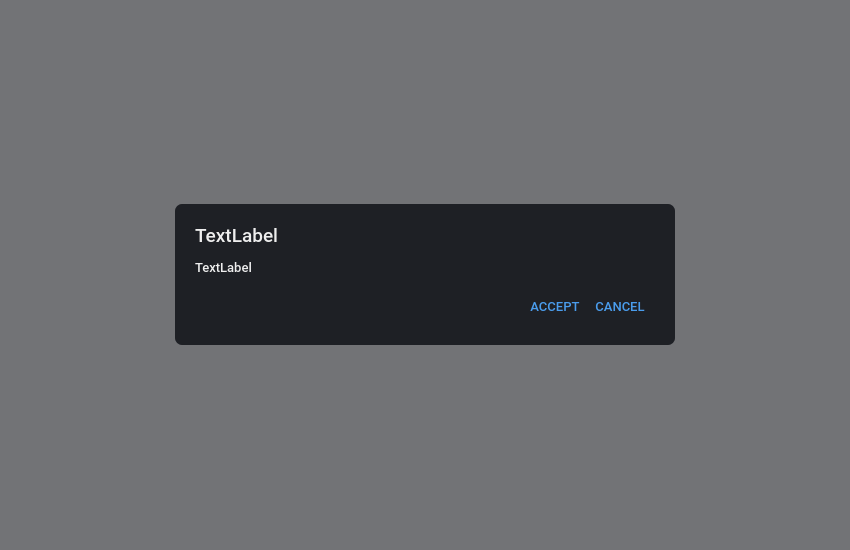
<?xml version="1.0" encoding="UTF-8"?>
<ui version="4.0">
 <class>AcceptDialog</class>
 <widget class="QWidget" name="AcceptDialog">
  <property name="geometry">
   <rect>
    <x>0</x>
    <y>0</y>
    <width>850</width>
    <height>550</height>
   </rect>
  </property>
  <property name="windowTitle">
   <string>Form</string>
  </property>
  <property name="styleSheet">
   <string notr="true">border: none;</string>
  </property>
  <layout class="QHBoxLayout" name="horizontalLayout">
   <property name="spacing">
    <number>0</number>
   </property>
   <property name="leftMargin">
    <number>0</number>
   </property>
   <property name="topMargin">
    <number>0</number>
   </property>
   <property name="rightMargin">
    <number>0</number>
   </property>
   <property name="bottomMargin">
    <number>0</number>
   </property>
   <item>
    <widget class="QFrame" name="background">
     <property name="styleSheet">
      <string notr="true">QFrame#background{
background-color: #991E2025;
}</string>
     </property>
     <property name="frameShape">
      <enum>QFrame::StyledPanel</enum>
     </property>
     <property name="frameShadow">
      <enum>QFrame::Raised</enum>
     </property>
     <layout class="QHBoxLayout" name="horizontalLayout_2">
      <item alignment="Qt::AlignHCenter|Qt::AlignVCenter">
       <widget class="QFrame" name="dialogBackground">
        <property name="minimumSize">
         <size>
          <width>500</width>
          <height>100</height>
         </size>
        </property>
        <property name="styleSheet">
         <string notr="true">QFrame#dialogBackground{
background-color: #1E2025;
border-radius: 7px;
}
QLabel{
color: #eeeeee;
}</string>
        </property>
        <property name="frameShape">
         <enum>QFrame::StyledPanel</enum>
        </property>
        <property name="frameShadow">
         <enum>QFrame::Raised</enum>
        </property>
        <layout class="QVBoxLayout" name="verticalLayout">
         <property name="spacing">
          <number>12</number>
         </property>
         <property name="leftMargin">
          <number>20</number>
         </property>
         <property name="topMargin">
          <number>20</number>
         </property>
         <property name="rightMargin">
          <number>20</number>
         </property>
         <property name="bottomMargin">
          <number>20</number>
         </property>
         <item>
          <widget class="QLabel" name="title">
           <property name="font">
            <font>
             <family>Roboto Medium</family>
             <pointsize>14</pointsize>
            </font>
           </property>
           <property name="text">
            <string>TextLabel</string>
           </property>
          </widget>
         </item>
         <item>
          <widget class="QLabel" name="content">
           <property name="font">
            <font>
             <family>Roboto Medium</family>
             <pointsize>10</pointsize>
            </font>
           </property>
           <property name="text">
            <string>TextLabel</string>
           </property>
          </widget>
         </item>
         <item alignment="Qt::AlignRight">
          <widget class="QFrame" name="buttons">
           <property name="styleSheet">
            <string notr="true">QPushButton{
color: #4A9CEC
}</string>
           </property>
           <property name="frameShape">
            <enum>QFrame::StyledPanel</enum>
           </property>
           <property name="frameShadow">
            <enum>QFrame::Raised</enum>
           </property>
           <layout class="QHBoxLayout" name="horizontalLayout_3">
            <property name="spacing">
             <number>15</number>
            </property>
            <property name="leftMargin">
             <number>0</number>
            </property>
            <property name="topMargin">
             <number>10</number>
            </property>
            <property name="rightMargin">
             <number>10</number>
            </property>
            <property name="bottomMargin">
             <number>10</number>
            </property>
            <item>
             <widget class="QPushButton" name="accept">
              <property name="font">
               <font>
                <family>Roboto Medium</family>
                <pointsize>10</pointsize>
                <bold>false</bold>
               </font>
              </property>
              <property name="cursor">
               <cursorShape>PointingHandCursor</cursorShape>
              </property>
              <property name="text">
               <string>ACCEPT</string>
              </property>
             </widget>
            </item>
            <item>
             <widget class="QPushButton" name="cancel">
              <property name="font">
               <font>
                <family>Roboto Medium</family>
                <pointsize>10</pointsize>
                <bold>false</bold>
               </font>
              </property>
              <property name="cursor">
               <cursorShape>PointingHandCursor</cursorShape>
              </property>
              <property name="text">
               <string>CANCEL</string>
              </property>
             </widget>
            </item>
           </layout>
          </widget>
         </item>
        </layout>
       </widget>
      </item>
     </layout>
    </widget>
   </item>
  </layout>
 </widget>
 <resources/>
 <connections/>
</ui>
